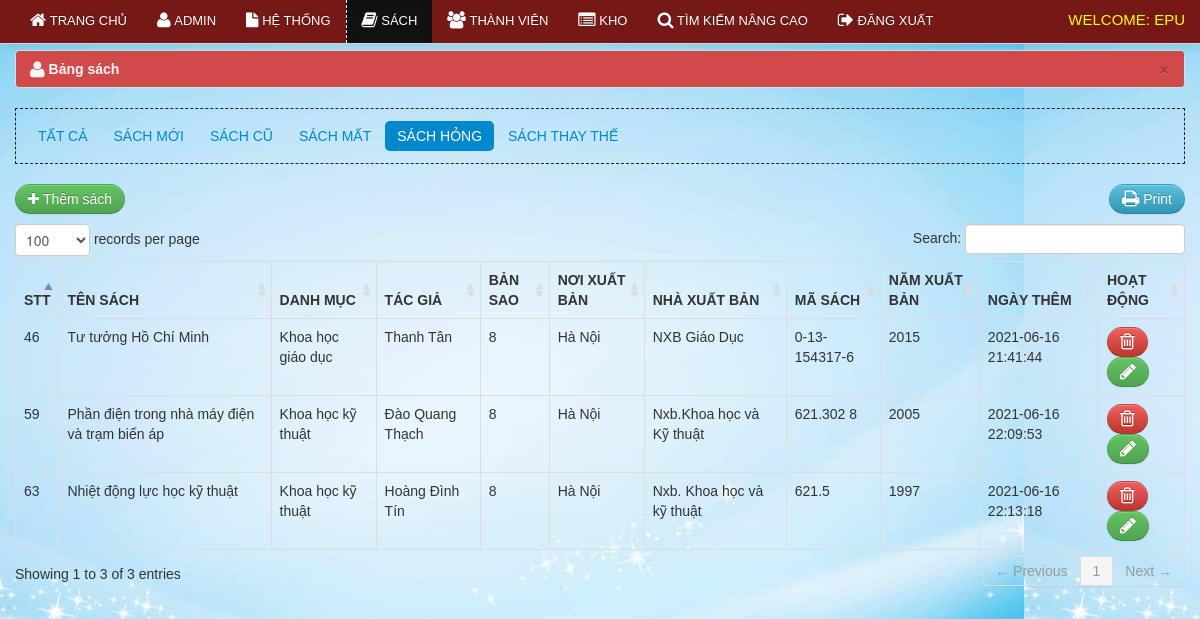
Page /qltv/librarian/damage.php (signed in) on the committed database.
### tables this page shows
CREATE TABLE `book` (
  `book_id` int(11) NOT NULL AUTO_INCREMENT,
  `book_title` varchar(100) NOT NULL,
  `category_id` int(50) NOT NULL,
  `author` varchar(50) NOT NULL,
  `book_copies` int(11) NOT NULL,
  `book_pub` varchar(100) NOT NULL,
  `publisher_name` varchar(100) NOT NULL,
  `isbn` varchar(50) NOT NULL,
  `copyright_year` int(11) NOT NULL,
  `date_receive` varchar(20) NOT NULL,
  `date_added` datetime NOT NULL,
  `status` varchar(30) NOT NULL,
  PRIMARY KEY (`book_id`)
);

CREATE TABLE `category` (
  `category_id` int(11) NOT NULL AUTO_INCREMENT,
  `classname` varchar(50) DEFAULT NULL,
  PRIMARY KEY (`category_id`),
  UNIQUE KEY `category_id` (`category_id`),
  KEY `classid` (`category_id`)
);

### qltv/librarian/damage.php (the view, shortened to what this page needs)
<?php include('header.php'); ?>
<?php include('navbar_books.php'); ?>
    <div class="container">
		<div class="margin-top">
			<div class="row">
			<div class="span12">
			   <div class="alert alert-info">
                                    <button type="button" class="close" data-dismiss="alert">&times;</button>
                                    <strong><i class="icon-user icon-large"></i>&nbsp;Bảng sách</strong>
                                </div>
								    <ul class="nav nav-pills">
										<li><a href="books.php">Tất cả</a></li>
										<li><a href="new_books.php">Sách mới</a></li>
										<li><a href="old_books.php">Sách cũ</a></li>
										<li><a href="lost.php">Sách mất</a></li>
										<li class="active"><a href="damage.php">Sách hỏng</a></li>
										<li><a href="sub_rep.php">Sách thay thế</a></li>
									</ul>
                            <table cellpadding="0" cellspacing="0" border="0" class="table  table-bordered" id="example">
								<div class="pull-right">
								<a href="" onclick="window.print()" class="btn btn-info"><i class="icon-print icon-large"></i> Print</a>
								</div>
								<p><a href="add_books.php" class="btn btn-success"><i class="icon-plus"></i>&nbsp;Thêm sách</a></p>
                                <thead>
                                    <tr>
									    <th>STT</th>
                                        <th>Tên sách</th>
                                        <th>Danh mục</th>
										<th>Tác giả</th>
										<th class="action">Bản sao</th>
										<th>Nơi xuất bản</th>
										<th>Nhà xuất bản</th>
										<th>Mã sách</th>
										<th>Năm xuất bản</th>
										<th>Ngày thêm</th>
										<th class="action">Hoạt động</th>
                                    </tr>
                                </thead>
                                <tbody>
                                  <?php  $user_query=mysqli_query($conn,"select * from book where status = 'Sách hỏng'")or die(mysqli_error());
									while($row=mysqli_fetch_array($user_query)){
									$id=$row['book_id'];
									$cat_id=$row['category_id'];
											$cat_query = mysqli_query($conn,"select * from category where category_id = '$cat_id'")or die(mysqli_error());
											$cat_row = mysqli_fetch_array($cat_query);
									?>
									<tr class="del<?php echo $id ?>">
                                    <td><?php echo $row['book_id']; ?></td>
                                    <td><?php echo $row['book_title']; ?></td>
									<td><?php echo $cat_row ['classname']; ?> </td>
                                    <td><?php echo $row['author']; ?> </td>
                                    <td class="action"><?php echo $row['book_copies']; ?> </td>
                                     <td><?php echo $row['book_pub']; ?></td>
									 <td><?php echo $row['publisher_name']; ?></td>
									 <td><?php echo $row['isbn']; ?></td>
									 <td><?php echo $row['copyright_year']; ?></td>
									 <td><?php echo $row['date_added']; ?></td>
                                    <td class="action">
                                        <a rel="tooltip"  title="Xóa" id="<?php echo $id; ?>" href="#delete_book<?php echo $id; ?>" data-toggle="modal"    class="btn btn-danger"><i class="icon-trash icon-large"></i></a>
										<a  rel="tooltip"  title="Sửa" id="e<?php echo $id; ?>" href="edit_book.php<?php echo '?id='.$id; ?>" class="btn btn-success"><i class="icon-pencil icon-large"></i></a>
                                    </td>
                                    </tr>
									<?php  }  ?>
                                </tbody>
                            </table>
			</div>
			</div>
		</div>
    </div>
<?php include('footer.php') ?>

### qltv/css/docs.css (style rules this page uses)
body { font-family:'TR Century Gothic',Helvetica,Arial,sans-serif !important; }
.btn { border-radius: 25px !important; }
.alert { text-shadow: none; }
.nav-tabs, .nav-pills { border: 1px dashed #222 !important; padding: 10px; }
th { text-transform:uppercase; }
.nav li a { text-transform:uppercase; }
.margin-top { margin-top:50px; }
body { background: url(../img/grid_noise.png); position: relative; }

### qltv/css/print.css (style rules this page uses)
.action { display:none; }
th { text-align:left; }
td { text-align:left; border-top:1px solid; padding:2px; }
.btn { display:none; }
.alert { display:none; }
body { font-family:arial; font-size:13px; }
.nav { display:none; }

### rows in the picture
book: book_id "46", book_title "Tư tưởng Hồ Chí Minh", category.classname "Khoa học giáo dục", author "Thanh Tân", book_copies "8", book_pub "Hà Nội", publisher_name "NXB Giáo Dục", isbn "0-13-154317-6", copyright_year "2015", date_added "2021-06-16 21:41:44"
book: book_id "59", book_title "Phần điện trong nhà máy điện và trạm biến áp", category.classname "Khoa học kỹ thuật", author "Đào Quang Thạch", book_copies "8", book_pub "Hà Nội", publisher_name "Nxb.Khoa học và Kỹ thuật", isbn "621.302 8", copyright_year "2005", date_added "2021-06-16 22:09:53"
book: book_id "63", book_title "Nhiệt động lực học kỹ thuật", category.classname "Khoa học kỹ thuật", author "Hoàng Đình Tín", book_copies "8", book_pub "Hà Nội", publisher_name "Nxb. Khoa học và kỹ thuật", isbn "621.5", copyright_year "1997", date_added "2021-06-16 22:13:18"
